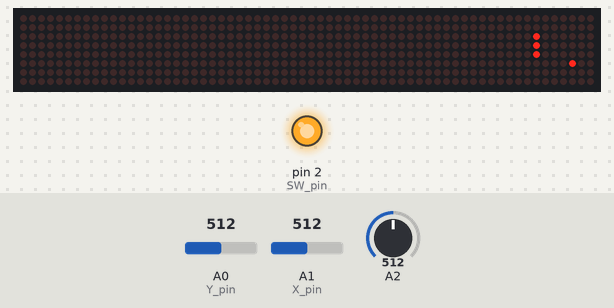
Recording of a sketch running on a simulated Arduino Uno, built with avr-gcc and run on an emulated ATmega328P. On the bench: 64×8 LED matrix, output pins drawn as LEDs (lit = HIGH). The test bench sets the inputs (shaded band); at power-on: A0 (Y_pin) = 512, A1 (X_pin) = 512, A2 = 512. Random numbers use the default seed unless the sketch sets one.

Above: at 1.6 s.
1.7 s: A0 (Y_pin) set to 881
4.7 s: A0 (Y_pin) set to 918
At 5.8 s:
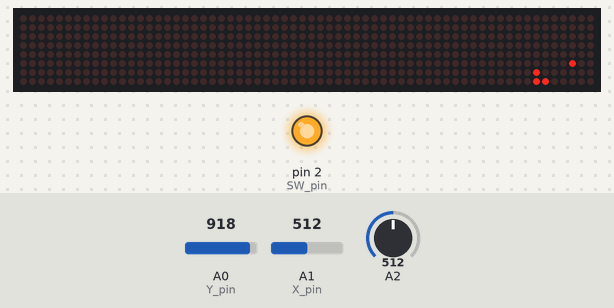
7.7 s: A1 (X_pin) set to 881
10.7 s: A1 (X_pin) set to 914
At 11.8 s:
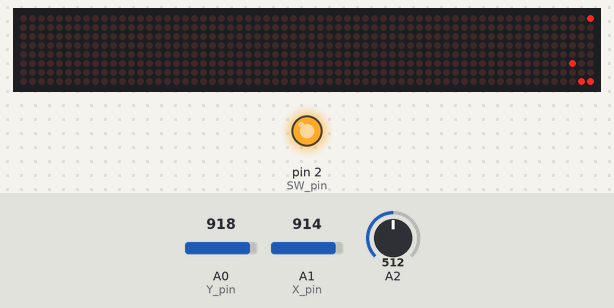
13.7 s: A1 (X_pin) set to 890
At 14.3 s:
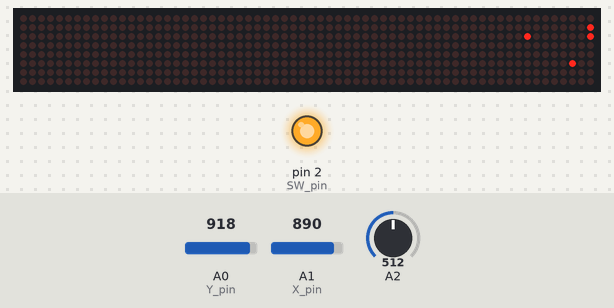
16.7 s: A1 (X_pin) set to 900
At 17.8 s:
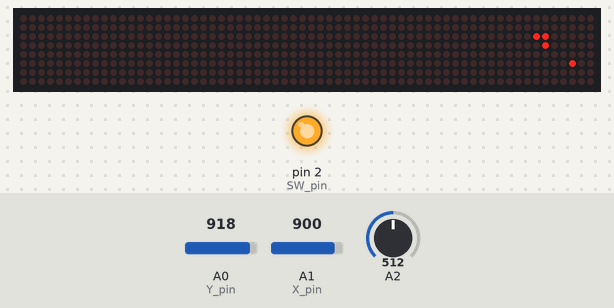
Timing chart, 0 to 19.7 s (numbered marks = the images above; inputs shaded):
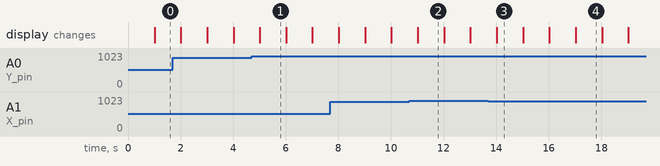

Measured:
- the behaviour switches between 899 and 900 on A0 (Y_pin) (found by bisection; images 0 and 1)
- the behaviour switches between 899 and 900 on A1 (X_pin) (found by bisection; images 1 and 2)

The sketch:

Snake.ino
```cpp
#include <LedControl.h>

const int SW_pin = 2;
const int X_pin = 1;
const int Y_pin = 0;

const int DIN = 11;
const int CS =  3;
const int CLK = 13;
const int RES = 2;
LedControl lc=LedControl(DIN,CLK,CS,0);

byte screen[8][8];
byte floorValue = 1;

int joystickX = 0;
int joystickY = 0;
enum direction { none, north, east, west, south };
direction moveDir = south;

long lastMillis = 0;

void setup(){
  Serial.begin(9600);

  //Set up LCD
  lc.shutdown(0,false);
  lc.setIntensity(0,1); //Adjust the brightness maximum is 15
  lc.clearDisplay(0);

  //Set up joystick
  pinMode(SW_pin, INPUT);
  digitalWrite(SW_pin, HIGH);

  //Set up reset
  pinMode(RES, OUTPUT);

  //Print array to LCD
  clearScreen();

  screen[1][1] = 1+floorValue;
  screen[2][1] = 2+floorValue;
  screen[3][1] = 3+floorValue;

  screen[5][5] = 0;

  printScreen();
}

void loop(){
  long currentMillis = millis();

  joystickX = analogRead(X_pin);
  joystickY = analogRead(Y_pin);
  moveDir = getDirection();

  if (analogRead(SW_pin) == 0)
    reset();

  if(currentMillis - lastMillis > 1000){
    execute();

    lastMillis = currentMillis;
  }
}

void execute() {
  moveDot(moveDir);
  printScreen();
}

void reset() {
  digitalWrite(RES, LOW);
}

void moveDot (direction Direction) {
  int x = 0;
  int y = 0;
  byte highestValue = 0;
  for (int i = 0; i < 8; i++) {
    for (int j = 0; j < 8; j++) {
      if (screen[i][j] > floorValue)
      {
        if (screen[i][j] > highestValue)
        {
          highestValue = screen[i][j];
          x = i;
          y = j;
        }
      }
    }
  }

  if (Direction == north)
    x--;
  else if (Direction == east)
    y--;
  else if (Direction == south)
    x++;
  else if (Direction == west)
    y++;

  x = x%8;
  y = y%8;

  if (x < 0)
    x = x + 8;
  if (y < 0)
    y = y + 8;

  if (screen[x][y] == 0) {
    screen[x][y] = highestValue + 1;
    int positionApple = randomApplePosition();
    x = positionApple - positionApple/8 * 8;
    y = positionApple%8;
    screen[x][y] = 0;
  }
  else if (screen[x][y] > floorValue) {
    reset();
  }
  else
  {
    for (int i = 0; i < 8; i++) {
      for (int j = 0; j < 8; j++) {
        if (screen[i][j] > floorValue)
          screen[i][j]--;
      }
    }
    screen[x][y] = highestValue;
  }
}

void clearScreen() {
  for(int x=0;x<8;x++)
  {
    for(int y=0;y<8;y++)
    {
      screen[x][y] = floorValue;
    }
  }
}

void printScreen()
{
  for(int i=0;i<8;i++)
  {
    lc.setRow(0,i,rowToByte(screen[i]));
  }
}

int randomApplePosition() {
  int openPositions = 0;
  for (int x = 0; x < 8; x++)
  {
    for (int y = 0; y < 8; y++)
    {
      if (screen[x][y] == floorValue)
        openPositions++;
    }
  }
  int position = random(0,openPositions-1);
  int i = 0;
  for (int x = 0; x < 8; x++)
  {
    for (int y = 0; y < 8; y++)
    {
      if (screen[x][y] == floorValue)
      {
        if (i == position)
          return y*8+x;
        i++;
      }
    }
  }
  return 0;
}

byte rowToByte(byte row[]){
  byte sum=0;
  for (int i = 0; i<8; i++)
  {
    sum += (row[i] != floorValue)*(1 << (7-i));
  }
  return sum;
}

enum direction getDirection() {
  direction dir = moveDir;

  if (joystickX <= 100 && moveDir != south)
    dir = north;
  else if (joystickX >= 900 && moveDir != north)
    dir = south;
  else if (joystickY <= 100 && moveDir != west)
    dir = east;
  else if (joystickY >= 900 && moveDir != east)
    dir = west;
  return dir;
}
```
